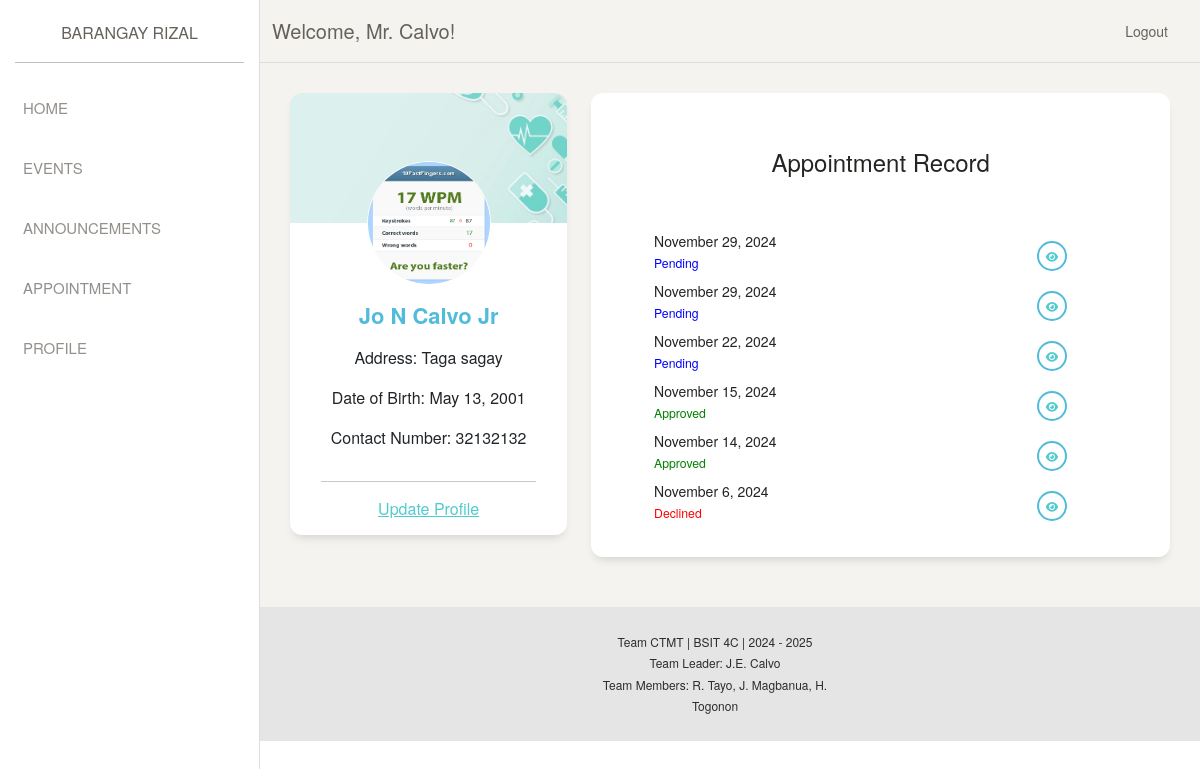
Screenshot of /user/profile/index.php (signed in) with the database file from the repository.
### tables this page shows
CREATE TABLE `tbl_user` (
  `user_id` int(11) NOT NULL,
  `user_username` varchar(50) NOT NULL,
  `user_password` varchar(255) NOT NULL,
  `user_firstName` varchar(100) NOT NULL,
  `user_midInitial` char(1) DEFAULT NULL,
  `user_lastName` varchar(100) NOT NULL,
  `user_suffix` varchar(10) DEFAULT NULL,
  `user_birthDate` date NOT NULL,
  `user_contactNumber` varchar(15) NOT NULL,
  `user_sex` enum('Male','Female') NOT NULL,
  `user_address` text NOT NULL,
  `user_photo` varchar(255) DEFAULT NULL,
  `user_status` enum('pending','approved','rejected') DEFAULT 'pending',
  `created_at` timestamp NOT NULL DEFAULT CURRENT_TIMESTAMP
);

CREATE TABLE `tbl_appointment` (
  `appointment_id` int(11) NOT NULL,
  `user_id` int(11) NOT NULL,
  `appointment_reason` text NOT NULL,
  `appointment_date` date NOT NULL,
  `created_at` timestamp NOT NULL DEFAULT CURRENT_TIMESTAMP,
  `appointment_status` varchar(20) DEFAULT 'Pending'
);

### includes/user/userProfileController.php (called while the page is built, shortened)
<?php
include_once '../../includes/conn.php';
$username = $_SESSION['user_username'];
$sql = "SELECT * FROM tbl_user WHERE user_username = ?";
if ($stmt = $mysqli->prepare($sql)) {
    $stmt->bind_param('s', $username);
    $stmt->execute();
    $result = $stmt->get_result();
    if ($result->num_rows > 0) {
        $row = $result->fetch_assoc();
    } else {
        $_SESSION['error'] = 'User not found.';
        header("Location: ../../user/profile/index.php");
        exit();
    }
} else {
    $_SESSION['error'] = 'Database error: ' . $mysqli->error;
    header("Location: ../../user/profile/index.php");
    exit();
}
$fullName = trim($row['user_firstName'] . ' ' . $row['user_midInitial'] . ' ' . $row['user_lastName'] .
    (!empty($row['user_suffix']) ? ' ' . $row['user_suffix'] : ''));
$userPhoto = $row['user_photo'] ?: '../../pictures/default.jpg';
$userAddress = $row['user_address'];
$userBirthDate = date("F j, Y", strtotime($row['user_birthDate']));
$userContactNumber = $row['user_contactNumber'];
?>

### user/profile/index.php (the view, shortened to what this page needs)
<?php
if (isset($_SESSION['user_username'])) {
  $title = ($_SESSION['sex'] == 'Male') ? 'Mr.' : (($_SESSION['sex'] == 'Female') ? 'Ma\'am' : '');
}
include '../../includes/user/userProfileController.php';
include '../../includes/conn.php';
$queryAllAppointments = "SELECT a.*,
                            u.user_firstName,
                            u.user_lastName,
                            u.user_midInitial,
                            u.user_username,
                            u.user_sex,
                            u.user_birthDate,
                            u.user_contactNumber,
                            u.user_address
                        FROM tbl_appointment a
                        JOIN tbl_user u ON a.user_id = u.user_id
                        ORDER BY a.appointment_date DESC";
$resultAllAppointments = $mysqli->query($queryAllAppointments);
$appointments = $resultAllAppointments->fetch_all(MYSQLI_ASSOC);
?>
<!DOCTYPE html>
<html>
<head>
  <?php include '../../templates/links.php'; ?>
</head>
<body>
  <div class="wrapper">
    <?php include '../../templates/sidebar.php'; ?>
    <div class="main-panel">
      <?php include '../../templates/topnav.php'; ?>
      <div class="content">
        <div class="row">
          <div class="col-md-4">
            <div class="card card-user">
              <div class="image">
                <img src="../../pictures/background.jpg" alt="Background">
              </div>
              <div class="card-body">
                <div class="author">
                  <img class="avatar border-gray" src="<?php echo htmlspecialchars($userPhoto); ?>" alt="User Photo" onerror="this.onerror=null; this.src='../../pictures/default.jpg';">
                  <h5 class="title text-info"><?php echo htmlspecialchars($fullName); ?></h5>
                </div>
                <p class="description text-center text-dark">
                  <strong>Address:</strong> <?php echo htmlspecialchars($userAddress); ?>
                </p>
                <p class="description text-center text-dark">
                  <strong>Date of Birth:</strong> <?php echo htmlspecialchars($userBirthDate); ?>
                </p>
                <p class="description text-center text-dark">
                  <strong>Contact Number:</strong> <?php echo htmlspecialchars($userContactNumber); ?>
                </p>
              </div>
              <div class="card-footer">
                <hr>
                <div class="button-container">
                  <div class="row">
                    <div class="col-3"></div>
                    <div class="col-6">
                      <a href="./update.php" style="font-size: 1rem">Update Profile</a>
                    </div>
                    <div class="col-3"></div>
                  </div>
                </div>
              </div>
            </div>
          </div>
          <div class="col-md-8">
            <div class="card">
              <div class="card-header">
                <div style=" padding: 5% 0 5%; display: flex; justify-content: center;">
                  <h4 class="card-title">Appointment Record</h4>
                </div>
              </div>
              <div class="card-body">
                <ul class="list-unstyled">
                  <?php if (!empty($appointments)): ?>
                    <?php foreach ($appointments as $appointment): ?>
                      <li>
                        <div class="row">
                          <div class="col-1"></div>
                          <div class="col-8">
                            <?php
                              $formattedDate = date("F j, Y", strtotime($appointment['appointment_date']));
                              echo htmlspecialchars($formattedDate);
                            ?>
                            <br />
                            <small class="text-danger">
                              <?php
                                $status = htmlspecialchars($appointment['appointment_status']);
                                $statusColor = ($status == 'Declined') ? 'red' : (($status == 'Approved') ? 'green' : 'blue');
                                echo "<span style='color: {$statusColor};'>{$status}</span>";
                              ?>
                            </small>
                          </div>
                          <div class="col-3 text-right">
                            <button class="btn btn-sm btn-outline-info btn-round btn-icon">
                              <a href="#" data-toggle="modal" data-target="#viewAppointmentModal<?php echo $appointment['appointment_id']; ?>" title="View"><i class="fa fa-eye"></i></a>
                            </button>
                          </div>
                        </div>
                      </li>
                    <?php endforeach; ?>
                  <?php else: ?>
                    <li>No appointments found.</li>
                  <?php endif; ?>
                </ul>
              </div>
            </div>
          </div>
        </div>
      </div>
      <?php include '../../templates/footer.php'; ?>
    </div>
  </div>
</body>
</html>

### templates/links.php (shortened to what this page needs)
<link rel="stylesheet" href="../../styles/vars.css">
<link rel="stylesheet" href="../../styles/borders.css">
<link rel="stylesheet" href="../../styles/colors.css">
<link rel="stylesheet" href="../../styles/forms.css">
<link rel="stylesheet" href="../../styles/margins.css">
<link rel="stylesheet" href="../../styles/paddings.css">
<link rel="stylesheet" href="../../styles/utils.css">
<link rel="stylesheet" href="../../styles/sidebarstyles.css">
<link rel="stylesheet" href="https://cdnjs.cloudflare.com/ajax/libs/font-awesome/6.0.0-beta3/css/all.min.css">
<link rel="stylesheet" href="../../styles/bootstrap.min.css">
<link rel="stylesheet" href="../../styles/tim.css">

### templates/sidebar.php
<div class="sidebar" data-color="white">
  <div class="logo" style="text-align: center">
    <a href="../../user/main/index.php" class="simple-text logo-normal">Barangay Rizal</a>
  </div>
  <div class="sidebar-wrapper">
    <ul class="nav">
      <li>
        <a href="../../user/main/index.php" style="font-size: 15px">
          <p>Home</p>
        </a>
      </li>
      <li>
        <a href="../../user/events/index.php" style="font-size: 15px">
          <p>Events</p>
        </a>
      </li>
      <li>
        <a href="../../user/announcements/index.php" style="font-size: 15px">
          <p>Announcements</p>
        </a>
      </li>
      <li>
        <a href="../../user/appointment/index.php" style="font-size: 15px">
          <p>Appointment</p>
        </a>
      </li>
      <?php if (isset($_SESSION['user_username'])): ?>
        <li>
          <a href="../../user/profile/index.php" style="font-size: 15px">
            <p>Profile</p>
          </a>
        </li>
      <?php endif; ?>
    </ul>
  </div>
</div>

### templates/topnav.php
<nav class="navbar navbar-expand-lg navbar-absolute fixed-top navbar-transparent">
  <div class="container-fluid">
    <div class="navbar-wrapper">
      <?php if (isset($_SESSION['user_username'])): ?>
        <a class="navbar-brand">Welcome, <?php echo $title . " " . $_SESSION['user_lastname']; ?>!</a>
      <?php else: ?>
        <a class="navbar-brand">Welcome User!</a>
      <?php endif; ?>
    </div>
    <div class="collapse navbar-collapse justify-content-end" id="navigation">
      <?php if (isset($_SESSION['user_username'])): ?>
        <a href="../../includes/logout.php" class="nav-link mr-5">Logout</a>
      <?php else: ?>
        <a href="../../user/index.php" class="nav-link mr-5">Login</a>
      <?php endif; ?>
    </div>
  </div>
</nav>

### templates/footer.php (shortened to what this page needs)
<footer style="background-color: #e5e5e5;" class="footer footer-black footer-white">
  <div class="container-fluid">
    <div class="row">
      <div class="col-4"></div>
      <div class="col-4">
        <div class="credits text-center">
          <span class="fs-7 copyright">Team CTMT | BSIT 4C | 2024 - 2025 <br /> Team Leader: J.E. Calvo<br>Team Members: R. Tayo, J. Magbanua, H. Togonon</span>
        </div>
      </div>
    </div>
  </div>
</footer>

### styles/vars.css (style rules this page uses)
:root { --neutral50: #fafafa; --neutral100: #f5f5f5; --neutral200: #e5e5e5; --neutral300: #d4d4d4; --neutral400: #a3a3a3; --neutral500: #737373; --neutral600: #525252; --neutral700: #404040; --neutral800: #262626; --neutral900: #171717; --neutral950: #0a0a0a; --warning50: #fffbeb; --warning100: #fef3c7; --warning200: #fde68a; --warning300: #fcd34d; --warning400: #fbbf24; --warning500: #f59e0b; --warning600: #d97706; --warning700: #b45309; --warning800: #92400e; --warning900: #78350f; --warning950: #451a03; --success50: #f0fdf4; --success100: #dcfce7; --success200: #bbf7d0; --success300: #86efac; --success400: #4ade80; --success500: #22c55e; --success600: #16a34a; --success700: #15803d; --success800: #166534; --success900: #14532d; --success950: #052e16; --danger50: #fef2f2; --danger100: #fee2e2; --danger200: #fecaca; --danger300: #fca5a5; --danger400: #f87171; --danger500: #ef4444; --danger600: #dc2626; --danger700: #b91c1c; --danger800: #991b1b; --danger900: #7f1d1d; --danger950: #450a0a; --primary50: #eff6ff; --primary100: #dbeafe; --primary200: #bfdbfe; --primary300: #93c5fd; --primary400: #60a5fa; --primary500: #3b82f6; --primary600: #2563eb; --primary700: #1d4ed8; --primary800: #1e40af; --primary900: #1e3a8a; --primary950: #172554; }

### styles/margins.css (style rules this page uses)
.mr-5 { margin-right: 20px; }

### rows the page displays
tbl_user: user_photo (picture), fullName "Jo N Calvo Jr", user_address "Taga sagay", user_birthDate "May 13, 2001", user_contactNumber "32132132"
tbl_appointment: appointment_date "November 29, 2024", appointment_status "Pending"
tbl_appointment: appointment_date "November 29, 2024", appointment_status "Pending"
tbl_appointment: appointment_date "November 22, 2024", appointment_status "Pending"
tbl_appointment: appointment_date "November 15, 2024", appointment_status "Approved"
tbl_appointment: appointment_date "November 14, 2024", appointment_status "Approved"
tbl_appointment: appointment_date "November 6, 2024", appointment_status "Declined"

### other values shown
$title "Mr."
$_SESSION['user_lastname'] "Calvo"
